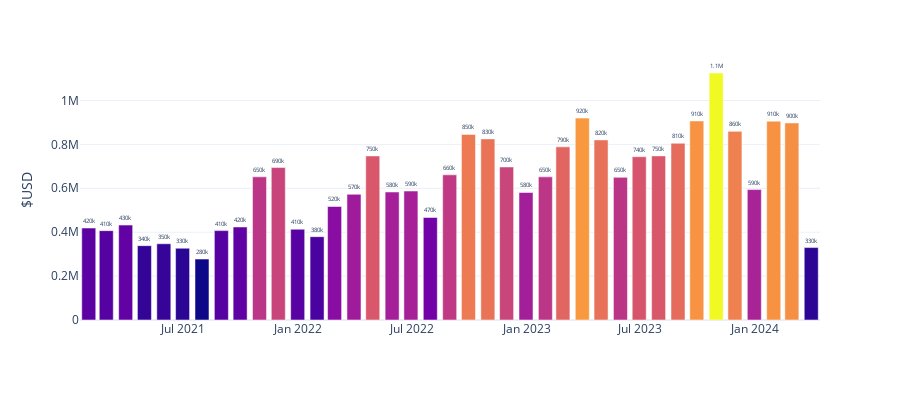

The code cell stored with this chart in its notebook:
### Code cell
### bar graph should populate if all is well

# level_2 = pd.read_sql('SELECT * FROM level_2;', con = engine)
level_2.date = pd.to_datetime(level_2.date)

px.bar(level_2.set_index('date').groupby(pd.Grouper(freq='M'))['usd'].sum(),
        y='usd',
        template='plotly_white',
        labels={'usd':'$USD',
                'date':''},
        color='usd',
        width=900,
        text_auto=",.2s",
        height=400).update(layout_coloraxis_showscale=False).update_traces(textposition='outside')

### Figure 1 — Plotly figure (JSON) as saved in the notebook; plotly's stock layout.template omitted (floating-point values rounded to 4 significant figures)
{"data": [{"alignmentgroup": "True", "hovertemplate": "=%{x}<br>$USD=%{marker.color}<extra></extra>", "legendgroup": "", "marker": {"color": [418900.0, 407100.0, 432300.0, 338500.0, 347300.0, 327000.0, 277700.0, 407100.0, 423600.0, 652200.0, 694400.0, 413400.0, 379600.0, 517000.0, 572700.0, 747400.0, 583000.0, 587400.0, 467100.0, 661200.0, 845300.0, 825100.0, 697100.0, 580800.0, 652000.0, 788700.0, 919800.0, 820300.0, 649800.0, 743900.0, 747600.0, 805100.0, 906700.0, 1125000.0, 859300.0, 594100.0, 905700.0, 897700.0, 330000.0], "coloraxis": "coloraxis", "pattern": {"shape": ""}}, "name": "", "offsetgroup": "", "orientation": "v", "showlegend": false, "textposition": "outside", "texttemplate": "%{y:,.2s}", "type": "bar", "x": ["2021-01-31T00:00:00", "2021-02-28T00:00:00", "2021-03-31T00:00:00", "2021-04-30T00:00:00", "2021-05-31T00:00:00", "2021-06-30T00:00:00", "2021-07-31T00:00:00", "2021-08-31T00:00:00", "2021-09-30T00:00:00", "2021-10-31T00:00:00", "2021-11-30T00:00:00", "2021-12-31T00:00:00", "2022-01-31T00:00:00", "2022-02-28T00:00:00", "2022-03-31T00:00:00", "2022-04-30T00:00:00", "2022-05-31T00:00:00", "2022-06-30T00:00:00", "2022-07-31T00:00:00", "2022-08-31T00:00:00", "2022-09-30T00:00:00", "2022-10-31T00:00:00", "2022-11-30T00:00:00", "2022-12-31T00:00:00", "2023-01-31T00:00:00", "2023-02-28T00:00:00", "2023-03-31T00:00:00", "2023-04-30T00:00:00", "2023-05-31T00:00:00", "2023-06-30T00:00:00", "2023-07-31T00:00:00", "2023-08-31T00:00:00", "2023-09-30T00:00:00", "2023-10-31T00:00:00", "2023-11-30T00:00:00", "2023-12-31T00:00:00", "2024-01-31T00:00:00", "2024-02-29T00:00:00", "2024-03-31T00:00:00"], "xaxis": "x", "y": [418900.0, 407100.0, 432300.0, 338500.0, 347300.0, 327000.0, 277700.0, 407100.0, 423600.0, 652200.0, 694400.0, 413400.0, 379600.0, 517000.0, 572700.0, 747400.0, 583000.0, 587400.0, 467100.0, 661200.0, 845300.0, 825100.0, 697100.0, 580800.0, 652000.0, 788700.0, 919800.0, 820300.0, 649800.0, 743900.0, 747600.0, 805100.0, 906700.0, 1125000.0, 859300.0, 594100.0, 905700.0, 897700.0, 330000.0], "yaxis": "y"}], "layout": {"barmode": "relative", "coloraxis": {"colorbar": {"title": {"text": "$USD"}}, "colorscale": [[0, "#0d0887"], [0.1111, "#46039f"], [0.2222, "#7201a8"], [0.3333, "#9c179e"], [0.4444, "#bd3786"], [0.5556, "#d8576b"], [0.6667, "#ed7953"], [0.7778, "#fb9f3a"], [0.8889, "#fdca26"], [1, "#f0f921"]], "showscale": false}, "height": 400, "legend": {"tracegroupgap": 0}, "margin": {"t": 60}, "width": 900, "xaxis": {"anchor": "y", "domain": [0, 1], "title": {"text": ""}}, "yaxis": {"anchor": "x", "domain": [0, 1], "title": {"text": "$USD"}}}}
